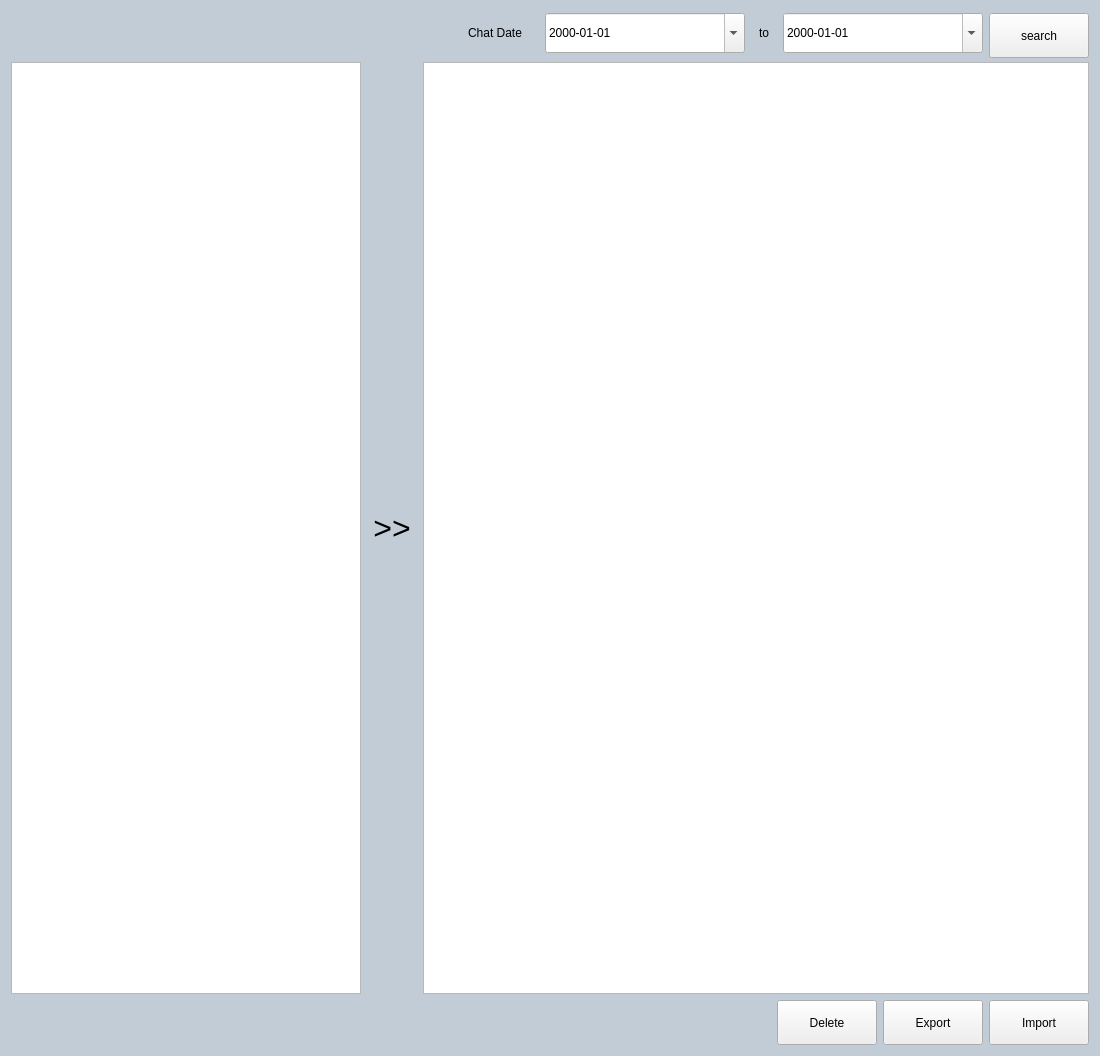
<?xml version="1.0" encoding="UTF-8"?>
<ui version="4.0">
 <class>SettingPageHistory</class>
 <widget class="QWidget" name="SettingPageHistory">
  <property name="geometry">
   <rect>
    <x>0</x>
    <y>0</y>
    <width>1100</width>
    <height>1056</height>
   </rect>
  </property>
  <property name="minimumSize">
   <size>
    <width>0</width>
    <height>0</height>
   </size>
  </property>
  <property name="windowTitle">
   <string>Form</string>
  </property>
  <property name="styleSheet">
   <string notr="true">QWidget#SettingPageHistory{background-color:#C1CCD6;}</string>
  </property>
  <layout class="QVBoxLayout" name="verticalLayout">
   <item>
    <layout class="QHBoxLayout" name="horizontalLayout">
     <item>
      <spacer name="horizontalSpacer">
       <property name="orientation">
        <enum>Qt::Orientation::Horizontal</enum>
       </property>
       <property name="sizeHint" stdset="0">
        <size>
         <width>40</width>
         <height>20</height>
        </size>
       </property>
      </spacer>
     </item>
     <item>
      <widget class="QLabel" name="lblChatDate">
       <property name="minimumSize">
        <size>
         <width>88</width>
         <height>40</height>
        </size>
       </property>
       <property name="maximumSize">
        <size>
         <width>88</width>
         <height>40</height>
        </size>
       </property>
       <property name="text">
        <string>Chat Date</string>
       </property>
       <property name="alignment">
        <set>Qt::AlignmentFlag::AlignCenter</set>
       </property>
      </widget>
     </item>
     <item>
      <widget class="QDateEdit" name="dateEditStart">
       <property name="minimumSize">
        <size>
         <width>200</width>
         <height>40</height>
        </size>
       </property>
       <property name="maximumSize">
        <size>
         <width>200</width>
         <height>40</height>
        </size>
       </property>
       <property name="correctionMode">
        <enum>QAbstractSpinBox::CorrectionMode::CorrectToNearestValue</enum>
       </property>
       <property name="showGroupSeparator" stdset="0">
        <bool>true</bool>
       </property>
       <property name="displayFormat">
        <string>yyyy-MM-dd</string>
       </property>
       <property name="calendarPopup">
        <bool>true</bool>
       </property>
      </widget>
     </item>
     <item>
      <widget class="QLabel" name="lblChatDateTo">
       <property name="minimumSize">
        <size>
         <width>26</width>
         <height>40</height>
        </size>
       </property>
       <property name="maximumSize">
        <size>
         <width>26</width>
         <height>40</height>
        </size>
       </property>
       <property name="text">
        <string>to</string>
       </property>
       <property name="alignment">
        <set>Qt::AlignmentFlag::AlignCenter</set>
       </property>
      </widget>
     </item>
     <item>
      <widget class="QDateEdit" name="dateEditEnd">
       <property name="minimumSize">
        <size>
         <width>200</width>
         <height>40</height>
        </size>
       </property>
       <property name="maximumSize">
        <size>
         <width>200</width>
         <height>40</height>
        </size>
       </property>
       <property name="correctionMode">
        <enum>QAbstractSpinBox::CorrectionMode::CorrectToNearestValue</enum>
       </property>
       <property name="showGroupSeparator" stdset="0">
        <bool>true</bool>
       </property>
       <property name="displayFormat">
        <string>yyyy-MM-dd</string>
       </property>
       <property name="calendarPopup">
        <bool>true</bool>
       </property>
      </widget>
     </item>
     <item>
      <widget class="QPushButton" name="btnSearch">
       <property name="minimumSize">
        <size>
         <width>100</width>
         <height>45</height>
        </size>
       </property>
       <property name="maximumSize">
        <size>
         <width>112</width>
         <height>40</height>
        </size>
       </property>
       <property name="text">
        <string>search</string>
       </property>
      </widget>
     </item>
    </layout>
   </item>
   <item>
    <layout class="QHBoxLayout" name="horizontalLayout_3">
     <item>
      <widget class="QTableView" name="tbviewCatalog">
       <property name="maximumSize">
        <size>
         <width>350</width>
         <height>16777215</height>
        </size>
       </property>
       <property name="verticalScrollBarPolicy">
        <enum>Qt::ScrollBarPolicy::ScrollBarAlwaysOff</enum>
       </property>
       <property name="horizontalScrollBarPolicy">
        <enum>Qt::ScrollBarPolicy::ScrollBarAlwaysOff</enum>
       </property>
       <property name="autoScroll">
        <bool>false</bool>
       </property>
       <property name="autoScrollMargin">
        <number>0</number>
       </property>
      </widget>
     </item>
     <item>
      <widget class="QLabel" name="lbl_Right">
       <property name="minimumSize">
        <size>
         <width>50</width>
         <height>50</height>
        </size>
       </property>
       <property name="maximumSize">
        <size>
         <width>50</width>
         <height>50</height>
        </size>
       </property>
       <property name="font">
        <font>
         <pointsize>24</pointsize>
        </font>
       </property>
       <property name="styleSheet">
        <string notr="true"/>
       </property>
       <property name="text">
        <string>&gt;&gt;</string>
       </property>
       <property name="alignment">
        <set>Qt::AlignmentFlag::AlignCenter</set>
       </property>
      </widget>
     </item>
     <item>
      <widget class="QTextBrowser" name="txtBrowserChat"/>
     </item>
    </layout>
   </item>
   <item>
    <layout class="QHBoxLayout" name="horizontalLayout_2">
     <item>
      <spacer name="horizontalSpacer_2">
       <property name="orientation">
        <enum>Qt::Orientation::Horizontal</enum>
       </property>
       <property name="sizeHint" stdset="0">
        <size>
         <width>40</width>
         <height>20</height>
        </size>
       </property>
      </spacer>
     </item>
     <item>
      <widget class="QPushButton" name="btnDelete">
       <property name="minimumSize">
        <size>
         <width>100</width>
         <height>45</height>
        </size>
       </property>
       <property name="maximumSize">
        <size>
         <width>132</width>
         <height>54</height>
        </size>
       </property>
       <property name="font">
        <font/>
       </property>
       <property name="text">
        <string>Delete</string>
       </property>
      </widget>
     </item>
     <item>
      <widget class="QPushButton" name="btnExport">
       <property name="minimumSize">
        <size>
         <width>100</width>
         <height>45</height>
        </size>
       </property>
       <property name="maximumSize">
        <size>
         <width>132</width>
         <height>54</height>
        </size>
       </property>
       <property name="font">
        <font/>
       </property>
       <property name="text">
        <string>Export</string>
       </property>
      </widget>
     </item>
     <item>
      <widget class="QPushButton" name="btnImport">
       <property name="minimumSize">
        <size>
         <width>100</width>
         <height>45</height>
        </size>
       </property>
       <property name="maximumSize">
        <size>
         <width>132</width>
         <height>54</height>
        </size>
       </property>
       <property name="font">
        <font/>
       </property>
       <property name="text">
        <string>Import</string>
       </property>
      </widget>
     </item>
    </layout>
   </item>
  </layout>
 </widget>
 <resources/>
 <connections/>
</ui>
